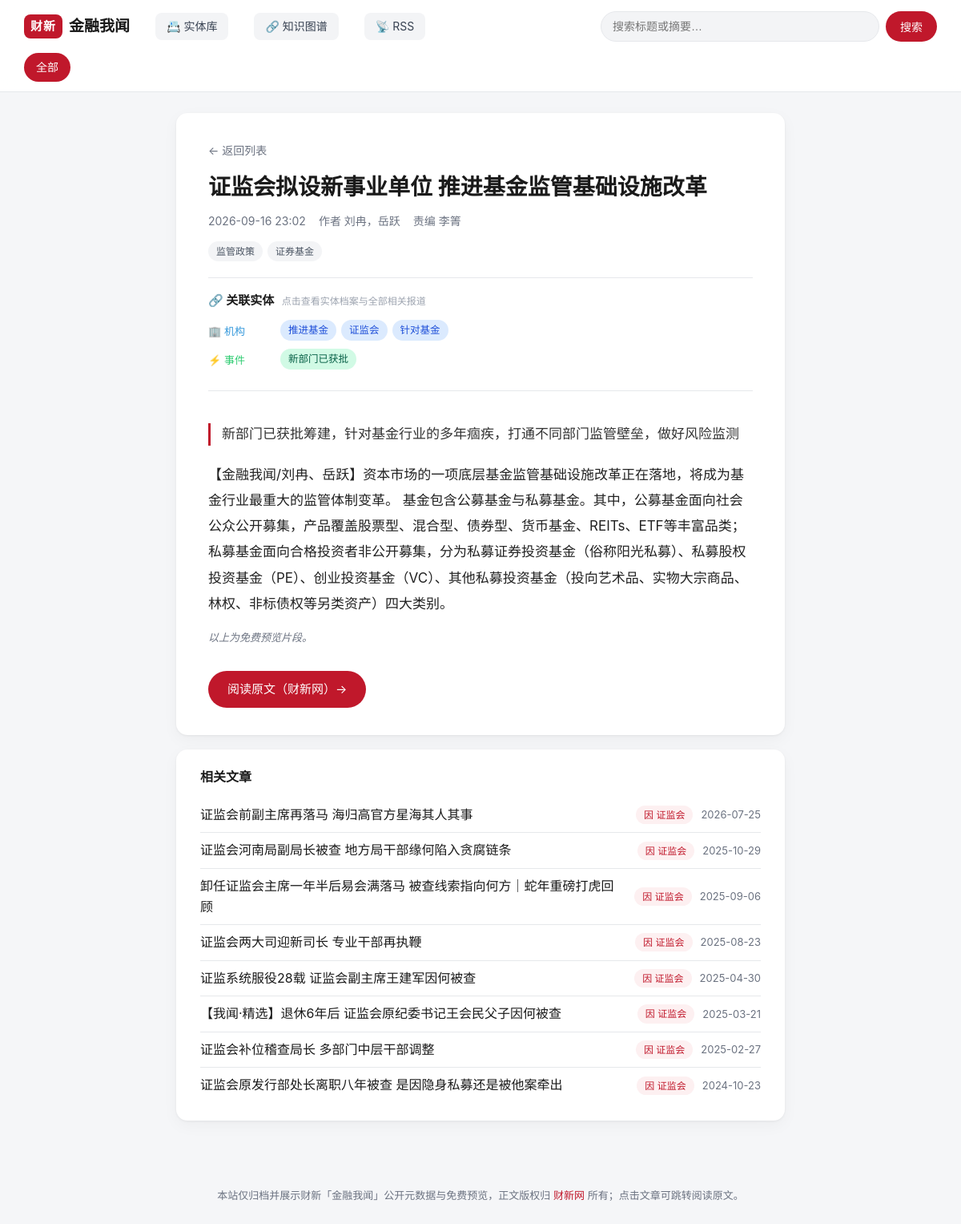
The page /a/102485598 on the database its author committed.
### tables this page shows
CREATE TABLE articles(
          article_id TEXT NOT NULL, title TEXT NOT NULL, published_at TEXT NOT NULL,
          url TEXT PRIMARY KEY, discovered_at TEXT NOT NULL, checked_at TEXT NOT NULL
        , source TEXT NOT NULL DEFAULT '', summary TEXT NOT NULL DEFAULT '', body_text TEXT NOT NULL DEFAULT '', updated_at TEXT NOT NULL DEFAULT '', author TEXT NOT NULL DEFAULT '', editor TEXT NOT NULL DEFAULT '', image TEXT NOT NULL DEFAULT '');

CREATE TABLE tags(
      id INTEGER PRIMARY KEY AUTOINCREMENT, name TEXT UNIQUE NOT NULL
    );

CREATE TABLE entities(
        id INTEGER PRIMARY KEY AUTOINCREMENT,
        name TEXT NOT NULL,
        type TEXT NOT NULL CHECK(type IN ('person', 'org', 'event')),
        first_seen TEXT,
        last_seen TEXT,
        UNIQUE(name, type)
    );

### app.py (the view, shortened to what this page needs)
@app.route("/a/<article_id>")
def article(article_id: str):
    db = get_db()
    row = db.execute(
        "SELECT * FROM articles WHERE article_id=? AND source=? LIMIT 1",
        (article_id, SOURCE),
    ).fetchone()
    if row is None:
        abort(404)
    data = dict(row)
    data["tags"] = article_tags(db, row["url"])
    data["date"] = (row["published_at"] or "")[:10]
    entities = {
        "person": [],
        "org": [],
        "event": [],
    }
    try:
        for r in db.execute(
            """SELECT e.id, e.name, e.type FROM entities e
               JOIN article_entities ae ON ae.entity_id = e.id
               WHERE ae.article_url = ?
               ORDER BY e.type, e.name""",
            (row["url"],),
        ):
            entities[r["type"]].append({"id": r["id"], "name": r["name"]})
    except Exception:
        pass  # tables may not exist yet
    data["entities"] = entities
    related = []
    try:
        related = db.execute(
            """SELECT a.article_id, a.title, a.published_at,
                      count(*) AS shared,
                      group_concat(DISTINCT e.name) AS via
               FROM article_entities ae1
               JOIN article_entities ae2
                    ON ae2.entity_id = ae1.entity_id
                   AND ae2.article_url <> ae1.article_url
               JOIN entities e ON e.id = ae1.entity_id
               JOIN articles a ON a.url = ae2.article_url AND a.source = ?
               WHERE ae1.article_url = ?
               GROUP BY a.url
               ORDER BY shared DESC, a.published_at DESC LIMIT 8""",
            (SOURCE, row["url"]),
        ).fetchall()
    except Exception:
        related = []
    return render_template("article.html", a=data, related=related)

### app.py (called while the page is built)
def get_db() -> sqlite3.Connection:
    if "db" not in g:
        conn = sqlite3.connect(
            f"file:{DB_PATH.as_posix()}?mode=ro&immutable=1", uri=True
        )
        conn.row_factory = sqlite3.Row
        g.db = conn
    return g.db

def article_tags(db: sqlite3.Connection, url: str) -> list[str]:
    return [
        r["name"]
        for r in db.execute(
            "SELECT t.name FROM tags t JOIN article_tags at ON at.tag_id=t.id "
            "WHERE at.article_url=? ORDER BY t.name",
            (url,),
        )
    ]

@app.template_filter("nl2p")
def nl2p(text: str) -> str:
    parts = [p.strip() for p in (text or "").split("\n") if p.strip()]
    return "".join(f"<p>{p}</p>" for p in parts)

### templates/article.html (shortened to what this page needs)
{% extends "base.html" %}
{% block content %}
<article class="detail">
  <a class="back" href="{{ url_for('index') }}">← 返回列表</a>
  <h1 class="detail-title">{{ a.title }}</h1>
  <div class="meta">
    <time>{{ a.published_at[:16].replace('T', ' ') }}</time>
    {% if a.author %}<span>作者 {{ a.author }}</span>{% endif %}
    {% if a.editor %}<span>责编 {{ a.editor }}</span>{% endif %}
  </div>
  {% if a.tags %}
  <div class="tags detail-tags">
    {% for t in a.tags %}
    <a class="tag" href="{{ url_for('index', tag=t) }}">{{ t }}</a>
    {% endfor %}
  </div>
  {% endif %}
  {% if a.entities and (a.entities.person or a.entities.org or a.entities.event) %}
  <div class="entity-panel">
    <h3 class="entity-title">🔗 关联实体 <small>点击查看实体档案与全部相关报道</small></h3>
    {% if a.entities.org %}
    <div class="entity-row">
      <span class="entity-label org">🏢 机构</span>
      <div class="entity-chips">
        {% for e in a.entities.org %}
        <a class="entity-chip org" href="{{ url_for('entity_detail', entity_id=e.id) }}">{{ e.name }}</a>
        {% endfor %}
      </div>
    </div>
    {% endif %}
    {% if a.entities.event %}
    <div class="entity-row">
      <span class="entity-label event">⚡ 事件</span>
      <div class="entity-chips">
        {% for e in a.entities.event %}
        <a class="entity-chip event" href="{{ url_for('entity_detail', entity_id=e.id) }}">{{ e.name }}</a>
        {% endfor %}
      </div>
    </div>
    {% endif %}
  </div>
  {% endif %}
  {% if a.summary %}<p class="lead">{{ a.summary }}</p>{% endif %}
  {% if a.body_text %}
  <div class="prose">{{ a.body_text | nl2p | safe }}</div>
  <p class="preview-note">以上为免费预览片段。</p>
  {% else %}
  <p class="preview-note">本地暂未抓取预览内容。</p>
  {% endif %}
  <a class="readmore" href="{{ a.url }}" target="_blank" rel="noopener">
    阅读原文（财新网）→
  </a>
</article>
{% if related %}
<aside class="related">
  <h3>相关文章</h3>
  <ul>
    {% for r in related %}
    <li>
      <a href="{{ url_for('article', article_id=r['article_id']) }}">{{ r['title'] }}</a>
      <span class="related-meta">
        {% if r['via'] %}<span class="related-via" title="共同实体">因 {{ r['via'].split(',')[:3]|join('、') }}</span>{% endif %}
        <time>{{ r['published_at'][:10] }}</time>
      </span>
    </li>
    {% endfor %}
  </ul>
</aside>
{% endif %}
{% endblock %}

### static/style.css (style rules this page uses)
:root { --bg: #f5f6f8; --card: #ffffff; --ink: #1a1a1a; --muted: #6b7280; --line: #e6e8eb; --brand: #c0182b; --brand-ink: #a01324; --accent: #f3f4f6; --radius: 14px; --shadow: 0 1px 3px rgba(0,0,0,.06), 0 6px 20px rgba(0,0,0,.04); }
* { box-sizing: border-box; }
html { -webkit-text-size-adjust: 100%; }
body { margin: 0; font-family: -apple-system, BlinkMacSystemFont, "Segoe UI", "PingFang SC", "Microsoft YaHei", "Hiragino Sans GB", sans-serif; color: var(--ink); background: var(--bg); line-height: 1.6; }
a { color: inherit; text-decoration: none; }
.tags { display: flex; flex-wrap: wrap; gap: 6px; padding: 10px 16px 16px; }
.tag { font-size: 12px; color: #4b5563; background: var(--accent); padding: 3px 10px; border-radius: 999px; }
.detail { background: #fff; border-radius: var(--radius); box-shadow: var(--shadow); max-width: 760px; margin: 26px auto 18px; padding: 34px 40px; }
.back { color: var(--muted); font-size: 14px; }
.detail-title { margin: 14px 0 12px; font-size: 28px; line-height: 1.35; }
.meta { display: flex; flex-wrap: wrap; gap: 16px; color: var(--muted); font-size: 14px; }
.detail-tags { padding: 14px 0 0; }
.lead { font-size: 17px; color: #333; font-weight: 500; border-left: 3px solid var(--brand); padding-left: 14px; margin: 20px 0; }
.prose { font-size: 17px; line-height: 1.9; color: #222; }
.prose p { margin: 0 0 16px; }
.preview-note { color: var(--muted); font-size: 13px; font-style: italic; }
.readmore { display: inline-block; margin-top: 18px; padding: 11px 24px; background: var(--brand); color: #fff; border-radius: 999px; font-size: 15px; }
.entity-panel { margin: 20px 0; padding: 16px 0; border-top: 1px solid var(--line); border-bottom: 1px solid var(--line); }
.entity-title { margin: 0 0 12px; font-size: 15px; color: var(--ink); }
.entity-row { display: flex; align-items: flex-start; gap: 10px; margin-bottom: 10px; }
.entity-label { flex: 0 0 80px; font-size: 13px; color: var(--muted); padding-top: 4px; }
.entity-label.org { color: #3498db; }
.entity-label.event { color: #2ecc71; }
.entity-chips { display: flex; flex-wrap: wrap; gap: 6px; }
.entity-chip { padding: 3px 10px; border-radius: 999px; font-size: 12.5px; font-weight: 500; text-decoration: none; transition: filter .15s; }
.entity-title small { color: #9ca3af; font-weight: 400; font-size: 12px; margin-left: 6px; }
.entity-chip.org { background: #dbeafe; color: #1d4ed8; }
.entity-chip.event { background: #d1fae5; color: #065f46; }
.related { max-width: 760px; margin: 0 auto 40px; background: #fff; border-radius: var(--radius); box-shadow: var(--shadow); padding: 22px 30px; }
.related h3 { margin: 0 0 12px; font-size: 16px; }
.related ul { list-style: none; margin: 0; padding: 0; }
.related li { display: flex; justify-content: space-between; gap: 16px; padding: 9px 0; border-bottom: 1px solid var(--line); }
.related li:last-child { border-bottom: 0; }
.related a { flex: 1; }
.related time { color: var(--muted); font-size: 13px; flex: 0 0 auto; }

### templates/article.html (style rules this page uses)
.related-meta { display: flex; gap: 10px; align-items: center; flex-shrink: 0; }
.related-via { font-size: 12px; color: #c0182b; background: #fdf0f1; padding: 2px 10px; border-radius: 999px; white-space: nowrap; }

### rows shown on the page
articles: title "证监会拟设新事业单位 推进基金监管基础设施改革", published_at "2026-09-16 23:02", author "刘冉，岳跃", editor "李箐", summary "新部门已获批筹建，针对基金行业的多年痼疾，打通不同部门监管壁垒，做好风险监测", body_text|nl2p "【金融我闻/刘冉、岳跃】资本市场的一项底层基金监管基础设施改革正在落地，将成为基金行业最重大的监管体制变革。 基金包含公募基金与私募基金。其中，公募基金面向社会公众公开募集，产品覆盖股票型、混合型、债券型、货币基金、REITs、ETF等丰富品类；私募基金面向合格投资者非公开募集，分为私募证券投资基金（俗称阳光私募）、私募股权投资基金（PE）、创业投资基金（VC）、其他私募投资基金（投向艺术品、实物大宗商品、林权、非标债权等另类资产）四大类别。"
tags: name "监管政策"
tags: name "证券基金"
entities: name "推进基金"
entities: name "证监会"
entities: name "针对基金"
entities: name "新部门已获批"
articles: title "证监会前副主席再落马 海归高官方星海其人其事", via.split "证监会", published_at "2026-07-25"
articles: title "证监会河南局副局长被查 地方局干部缘何陷入贪腐链条", via.split "证监会", published_at "2025-10-29"
articles: title "卸任证监会主席一年半后易会满落马 被查线索指向何方｜蛇年重磅打虎回顾", via.split "证监会", published_at "2025-09-06"
articles: title "证监会两大司迎新司长 专业干部再执鞭", via.split "证监会", published_at "2025-08-23"
articles: title "证监系统服役28载 证监会副主席王建军因何被查", via.split "证监会", published_at "2025-04-30"
articles: title "【我闻·精选】退休6年后 证监会原纪委书记王会民父子因何被查", via.split "证监会", published_at "2025-03-21"
articles: title "证监会补位稽查局长 多部门中层干部调整", via.split "证监会", published_at "2025-02-27"
articles: title "证监会原发行部处长离职八年被查 是因隐身私募还是被他案牵出", via.split "证监会", published_at "2024-10-23"
